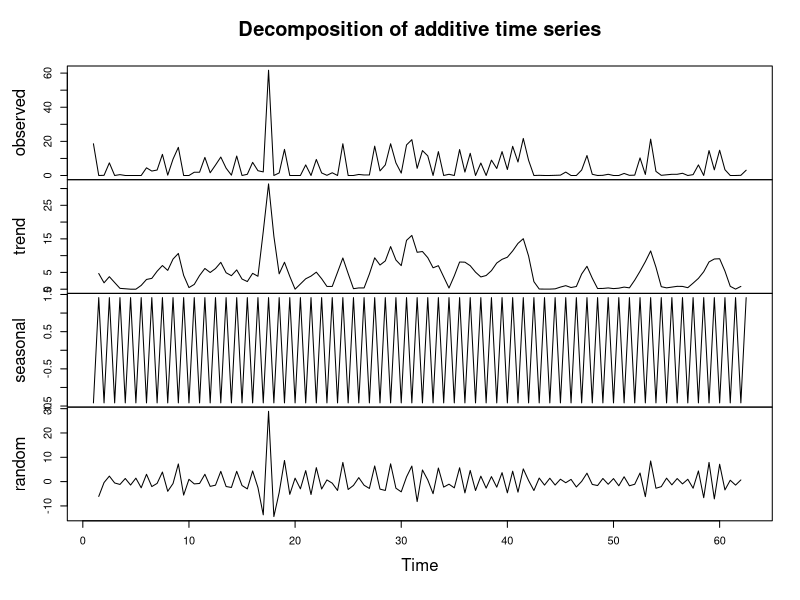
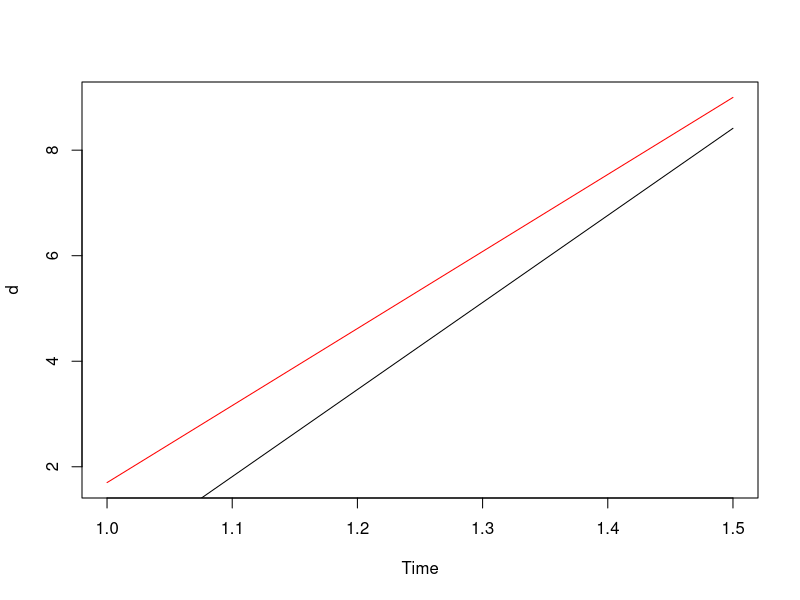

Recreate these plots in R, in order.
c<-read.csv("rainfall.csv",stringsAsFactors = FALSE)
library(dplyr)
library(tseries)
library(forecast)
head(c)
c<-filter(c,SD_Name=="WEST UTTAR PRADESH")
head(c)
tail(c)
d<-filter(c,YEAR<=2013)
c<-filter(c,YEAR<=2012)
library(reshape)
str(c)
c<-select(c,YEAR,NOV:DEC)
d<-select(d,YEAR,NOV:DEC)
mel<-melt(c,c("YEAR"))
mel1<-melt(d,c("YEAR"))
head(mel)
tail(mel1)
mel<-arrange(mel,YEAR)
mel1<-arrange(mel1,YEAR)
head(mel,12)
mel<-ts(mel$value,frequency=2)
mel1<-ts(mel1$value,frequency=2)
class(mel)
class(mel1)
plot(decompose(mel))
x<-decompose(mel)$trend
x1<-decompose(mel1)$trend
y<-decompose(mel)$seasonal
z<-decompose(mel)$random
x<-na.omit(x)
x1<-na.omit(x1)
z<-na.omit(z)
#t<-na.omit(x)
#t1<-na.omit(x1)
#x<-ifelse(is.na(x),median(t),x)
#x1<-ifelse(is.na(x1),median(t1),x)
#t<-na.omit(z)
#z<-ifelse(is.na(z),median(t),z)
x<-ts(x,frequency=2)
x1<-ts(x1,frequency =2)
y<-ts(y,frequency=2)
z<-ts(z,frequency =2)
auto.arima(x)
model<-Arima(x,order=c(1,0,0),seasonal=list(order=c(2,0,0),period=2))
model2=auto.arima(y)
model1<-Arima(y,order=c(0,0,0))
model3=auto.arima(z)
model2<-Arima(z,order=c(1,0,0),seasonal=list(order=c(2,0,0),period=2))
library(forecast)
pre<-forecast(model,h=2)
pre1<-forecast(model2,h=2)
pre2<-forecast(model3,h=2)
pre<-as.data.frame(pre)
seas<-head(y,2)
seas<-as.data.frame(seas)
pre2<-as.data.frame(pre2)
s<-seas$x+pre$`Point Forecast`+pre2$`Point Forecast`
#plot(s)
#lines(x1,col='red')
d<-filter(d,YEAR==2013)
d<-melt(d,c("YEAR"))
d<-ts(d$value,frequency=2)
s<-ifelse(s>0,s,0)
plot(d,col='red')
lines(s)
